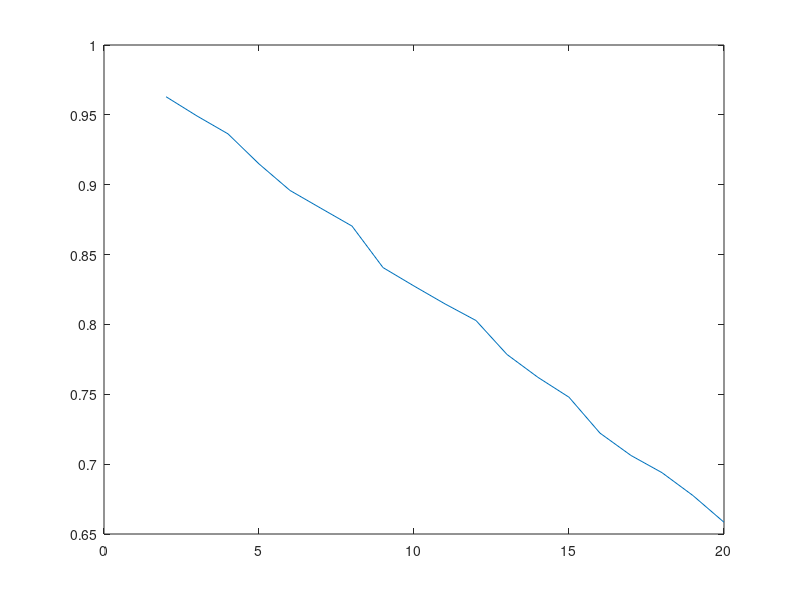

The MATLAB source for this figure:
%a do exercicio 1

N=10000;    %n 
p1=0.002;   %prob de 1 ter defeito
p2=0.005;     %prob de 2 ter defeito
pa=0.01;    %prob de peça final ter defeito
k=1;        %numero de brinquedos com defeito
n = 8;      %numero de brinquedos

l_1 = rand(n,N) <= p1;    %matriz com n linhas e N colunas com numeros reais entre 0 e 1 ( > transforma numa matriz de 0 e 1)
l_2 = rand(n,N) <= p2;
l_3 = rand(n,N) <= pa;
l_a = l_1 | l_2 | l_3;
s_a = sum(l_a);
s_s_a = sum(s_a);
p_f = s_s_a/N;


%2a

p = 1-p_f;
disp(p)
% existe consistencia em comparaçao ao ex 1a

%2b

%dá para concluir que os resultados são identicos

%%
%2c

N=10000;    %n 
p1=0.002;   %prob de 1 componente ter defeito
p2=0.005;    %prob de 2 componente ter defeito
pa=0.01;    %prob de peça final ter defeito
k = 1;      %numero de brinquedos com defeito
p_f = zeros(1,19); %são apenas 19 valores funciona sem especificar exatamente o tamanho porque o matlab acrescenta novos valores de qualquer forma

for n=2:1:20  %numero de brinquedos em cada caixa
    l_1 = rand(n,N) <= p1;    %matriz com n linhas e N colunas com numeros reais entre 0 e 1 ( > transforma numa matriz de 0 e 1)
    l_2 = rand(n,N) <= p2;
    l_3 = rand(n,N) <= pa;
    l_a = l_1 | l_2 | l_3;
    s_a = sum(l_a);
    s_s_a = sum(s_a);
    p_f(n-1) = 1-s_s_a/N;
end
p_f;
n_b = 2:1:20;
plot(n_b,p_f)


%2d

% 6 deve ser a quantidade maxima














